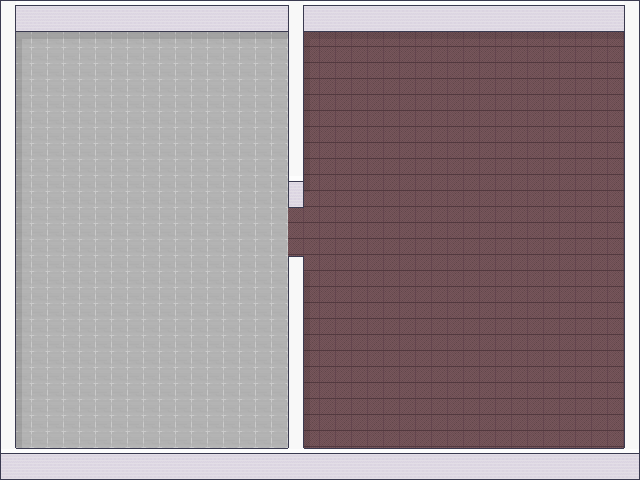

This game map was drawn from its Tiled (.tmx) file and the tilesets committed beside it. A one-line description and the trimmed map source follow:
An orthogonal 40x30 tile map with 16x16 px tiles, 2 tile layers (background, wall).

<map version="1.10" tiledversion="1.11.0" orientation="orthogonal" renderorder="right-down" width="40" height="30" tilewidth="16" tileheight="16" infinite="0" nextlayerid="4" nextobjectid="1">
 <editorsettings>
  <export target="map01.json" format="json" />
 </editorsettings>
 <tileset firstgid="1" name="Room_Builder_Office_16x16" tilewidth="16" tileheight="16" tilecount="224" columns="16">
  <image source="Room_Builder_Office_16x16.png" width="256" height="224" />
  <tile id="1">
   <properties>
    <property name="collides" type="bool" value="true" />
   </properties>
  </tile>
  <tile id="2">
   <properties>
    <property name="collides" type="bool" value="true" />
   </properties>
  </tile>
  <tile id="3">
   <properties>
    <property name="collides" type="bool" value="true" />
   </properties>
  </tile>
  <tile id="4">
   <properties>
    <property name="collides" type="bool" value="true" />
   </properties>
  </tile>
  <tile id="10">
   <properties>
    <property name="collides" type="bool" value="true" />
   </properties>
  </tile>
  <tile id="11">
   <properties>
    <property name="collides" type="bool" value="true" />
   </properties>
  </tile>
  <tile id="12">
   <properties>
    <property name="collides" type="bool" value="true" />
   </properties>
  </tile>
  <tile id="17">
   <properties>
    <property name="collides" type="bool" value="true" />
   </properties>
  </tile>
  <tile id="18">
   <properties>
    <property name="collides" type="bool" value="true" />
   </properties>
  </tile>
  <tile id="19">
   <properties>
    <property name="collides" type="bool" value="true" />
   </properties>
  </tile>
  <tile id="20">
   <properties>
    <property name="collides" type="bool" value="true" />
   </properties>
  </tile>
  <tile id="21">
   <properties>
    <property name="collides" type="bool" value="true" />
   </properties>
  </tile>
  <tile id="22">
   <properties>
    <property name="collides" type="bool" value="true" />
   </properties>
  </tile>
  <tile id="23">
   <properties>
    <property name="collides" type="bool" value="true" />
   </properties>
  </tile>
  <tile id="24">
   <properties>
    <property name="collides" type="bool" value="true" />
   </properties>
  </tile>
  <tile id="25">
   <properties>
    <property name="collides" type="bool" value="true" />
   </properties>
  </tile>
  <tile id="27">
   <properties>
    <property name="collides" type="bool" value="true" />
   </properties>
  </tile>
  <tile id="28">
   <properties>
    <property name="collides" type="bool" value="true" />
   </properties>
  </tile>
  <tile id="33">
   <properties>
    <property name="collides" type="bool" value="true" />
   </properties>
  </tile>
  <tile id="34">
   <properties>
    <property name="collides" type="bool" value="true" />
   </properties>
  </tile>
  <tile id="35">
   <properties>
    <property name="collides" type="bool" value="true" />
   </properties>
  </tile>
  <tile id="36">
   <properties>
    <property name="collides" type="bool" value="true" />
   </properties>
  </tile>
  <tile id="37">
   <properties>
    <property name="collides" type="bool" value="true" />
   </properties>
  </tile>
  <tile id="39">
   <properties>
    <property name="collides" type="bool" value="true" />
   </properties>
  </tile>
  <tile id="41">
   <properties>
    <property name="collides" type="bool" value="true" />
   </properties>
  </tile>
  <tile id="42">
   <properties>
    <property name="collides" type="bool" value="true" />
   </properties>
  </tile>
  <tile id="43">
   <properties>
    <property name="collides" type="bool" value="true" />
   </properties>
  </tile>
  <tile id="44">
   <properties>
    <property name="collides" type="bool" value="true" />
   </properties>
  </tile>
  <tile id="51">
   <properties>
    <property name="collides" type="bool" value="true" />
   </properties>
  </tile>
  <tile id="52">
   <properties>
    <property name="collides" type="bool" value="true" />
   </properties>
  </tile>
  <tile id="53">
   <properties>
    <property name="collides" type="bool" value="true" />
   </properties>
  </tile>
  <tile id="55">
   <properties>
    <property name="collides" type="bool" value="true" />
   </properties>
  </tile>
  <tile id="56">
   <properties>
    <property name="collides" type="bool" value="true" />
   </properties>
  </tile>
  <tile id="57">
   <properties>
    <property name="collides" type="bool" value="true" />
   </properties>
  </tile>
  <tile id="58">
   <properties>
    <property name="collides" type="bool" value="true" />
   </properties>
  </tile>
  <tile id="59">
   <properties>
    <property name="collides" type="bool" value="true" />
   </properties>
  </tile>
  <tile id="60">
   <properties>
    <property name="collides" type="bool" value="true" />
   </properties>
  </tile>
  <tile id="80">
   <properties>
    <property name="collides" type="bool" value="true" />
   </properties>
  </tile>
  <tile id="81">
   <properties>
    <property name="collides" type="bool" value="true" />
   </properties>
  </tile>
  <tile id="82">
   <properties>
    <property name="collides" type="bool" value="true" />
   </properties>
  </tile>
  <tile id="83">
   <properties>
    <property name="collides" type="bool" value="true" />
   </properties>
  </tile>
  <tile id="84">
   <properties>
    <property name="collides" type="bool" value="true" />
   </properties>
  </tile>
  <tile id="85">
   <properties>
    <property name="collides" type="bool" value="true" />
   </properties>
  </tile>
  <tile id="86">
   <properties>
    <property name="collides" type="bool" value="true" />
   </properties>
  </tile>
  <tile id="87">
   <properties>
    <property name="collides" type="bool" value="true" />
   </properties>
  </tile>
  <tile id="88">
   <properties>
    <property name="collides" type="bool" value="true" />
   </properties>
  </tile>
  <tile id="89">
   <properties>
    <property name="collides" type="bool" value="true" />
   </properties>
  </tile>
  <tile id="96">
   <properties>
    <property name="collides" type="bool" value="true" />
   </properties>
  </tile>
  <tile id="97">
   <properties>
    <property name="collides" type="bool" value="true" />
   </properties>
  </tile>
  <tile id="98">
   <properties>
    <property name="collides" type="bool" value="true" />
   </properties>
  </tile>
  <tile id="99">
   <properties>
    <property name="collides" type="bool" value="true" />
   </properties>
  </tile>
  <tile id="103">
   <properties>
    <property name="collides" type="bool" value="true" />
   </properties>
  </tile>
  <tile id="104">
   <properties>
    <property name="collides" type="bool" value="true" />
   </properties>
  </tile>
  <tile id="105">
   <properties>
    <property name="collides" type="bool" value="true" />
   </properties>
  </tile>
  <tile id="112">
   <properties>
    <property name="collides" type="bool" value="true" />
   </properties>
  </tile>
  <tile id="113">
   <properties>
    <property name="collides" type="bool" value="true" />
   </properties>
  </tile>
  <tile id="114">
   <properties>
    <property name="collides" type="bool" value="true" />
   </properties>
  </tile>
  <tile id="115">
   <properties>
    <property name="collides" type="bool" value="true" />
   </properties>
  </tile>
  <tile id="116">
   <properties>
    <property name="collides" type="bool" value="true" />
   </properties>
  </tile>
  <tile id="117">
   <properties>
    <property name="collides" type="bool" value="true" />
   </properties>
  </tile>
  <tile id="118">
   <properties>
    <property name="collides" type="bool" value="true" />
   </properties>
  </tile>
  <tile id="119">
   <properties>
    <property name="collides" type="bool" value="true" />
   </properties>
  </tile>
  <tile id="120">
   <properties>
    <property name="collides" type="bool" value="true" />
   </properties>
  </tile>
  <tile id="121">
   <properties>
    <property name="collides" type="bool" value="true" />
   </properties>
  </tile>
  <tile id="128">
   <properties>
    <property name="collides" type="bool" value="true" />
   </properties>
  </tile>
  <tile id="129">
   <properties>
    <property name="collides" type="bool" value="true" />
   </properties>
  </tile>
  <tile id="130">
   <properties>
    <property name="collides" type="bool" value="true" />
   </properties>
  </tile>
  <tile id="131">
   <properties>
    <property name="collides" type="bool" value="true" />
   </properties>
  </tile>
  <tile id="135">
   <properties>
    <property name="collides" type="bool" value="true" />
   </properties>
  </tile>
  <tile id="136">
   <properties>
    <property name="collides" type="bool" value="true" />
   </properties>
  </tile>
  <tile id="137">
   <properties>
    <property name="collides" type="bool" value="true" />
   </properties>
  </tile>
  <tile id="144">
   <properties>
    <property name="collides" type="bool" value="true" />
   </properties>
  </tile>
  <tile id="145">
   <properties>
    <property name="collides" type="bool" value="true" />
   </properties>
  </tile>
  <tile id="146">
   <properties>
    <property name="collides" type="bool" value="true" />
   </properties>
  </tile>
  <tile id="147">
   <properties>
    <property name="collides" type="bool" value="true" />
   </properties>
  </tile>
  <tile id="148">
   <properties>
    <property name="collides" type="bool" value="true" />
   </properties>
  </tile>
  <tile id="149">
   <properties>
    <property name="collides" type="bool" value="true" />
   </properties>
  </tile>
  <tile id="150">
   <properties>
    <property name="collides" type="bool" value="true" />
   </properties>
  </tile>
  <tile id="151">
   <properties>
    <property name="collides" type="bool" value="true" />
   </properties>
  </tile>
  <tile id="152">
   <properties>
    <property name="collides" type="bool" value="true" />
   </properties>
  </tile>
  <tile id="153">
   <properties>
    <property name="collides" type="bool" value="true" />
   </properties>
  </tile>
  <tile id="160">
   <properties>
    <property name="collides" type="bool" value="true" />
   </properties>
  </tile>
  <tile id="161">
   <properties>
    <property name="collides" type="bool" value="true" />
   </properties>
  </tile>
  <tile id="162">
   <properties>
    <property name="collides" type="bool" value="true" />
   </properties>
  </tile>
  <tile id="163">
   <properties>
    <property name="collides" type="bool" value="true" />
   </properties>
  </tile>
  <tile id="167">
   <properties>
    <property name="collides" type="bool" value="true" />
   </properties>
  </tile>
  <tile id="168">
   <properties>
    <property name="collides" type="bool" value="true" />
   </properties>
  </tile>
  <tile id="169">
   <properties>
    <property name="collides" type="bool" value="true" />
   </properties>
  </tile>
  <tile id="176">
   <properties>
    <property name="collides" type="bool" value="true" />
   </properties>
  </tile>
  <tile id="177">
   <properties>
    <property name="collides" type="bool" value="true" />
   </properties>
  </tile>
  <tile id="178">
   <properties>
    <property name="collides" type="bool" value="true" />
   </properties>
  </tile>
  <tile id="179">
   <properties>
    <property name="collides" type="bool" value="true" />
   </properties>
  </tile>
  <tile id="180">
   <properties>
    <property name="collides" type="bool" value="true" />
   </properties>
  </tile>
  <tile id="181">
   <properties>
    <property name="collides" type="bool" value="true" />
   </properties>
  </tile>
  <tile id="182">
   <properties>
    <property name="collides" type="bool" value="true" />
   </properties>
  </tile>
  <tile id="183">
   <properties>
    <property name="collides" type="bool" value="true" />
   </properties>
  </tile>
  <tile id="184">
   <properties>
    <property name="collides" type="bool" value="true" />
   </properties>
  </tile>
  <tile id="185">
   <properties>
    <property name="collides" type="bool" value="true" />
   </properties>
  </tile>
  <tile id="192">
   <properties>
    <property name="collides" type="bool" value="true" />
   </properties>
  </tile>
  <tile id="193">
   <properties>
    <property name="collides" type="bool" value="true" />
   </properties>
  </tile>
  <tile id="194">
   <properties>
    <property name="collides" type="bool" value="true" />
   </properties>
  </tile>
  <tile id="195">
   <properties>
    <property name="collides" type="bool" value="true" />
   </properties>
  </tile>
  <tile id="199">
   <properties>
    <property name="collides" type="bool" value="true" />
   </properties>
  </tile>
  <tile id="200">
   <properties>
    <property name="collides" type="bool" value="true" />
   </properties>
  </tile>
  <tile id="201">
   <properties>
    <property name="collides" type="bool" value="true" />
   </properties>
  </tile>
 </tileset>
 <layer id="1" name="background" width="40" height="30" locked="1">
  <data>[1200 cells, 1200 non-empty, 8 distinct tile ids]</data>
 </layer>
 <layer id="2" name="wall" width="40" height="30" locked="1">
  <data>[1200 cells, 235 non-empty, 14 distinct tile ids]</data>
 </layer>
</map>
